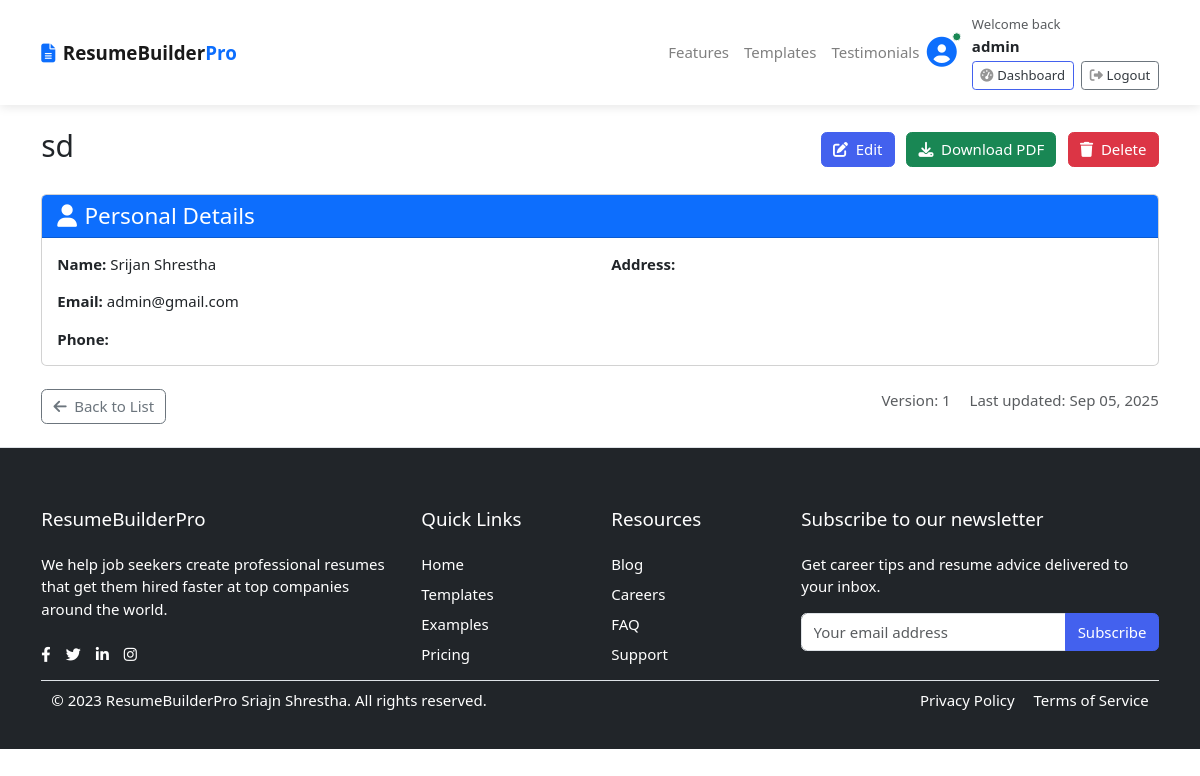
Page /resumes/10/ (signed in) on the committed database.
### accounts/models.py (models this page shows, shortened)
class Account(AbstractBaseUser, PermissionsMixin):
    first_name = models.CharField(max_length=50)
    last_name = models.CharField(max_length=50)
    username = models.CharField(max_length=50, unique=True)
    email = models.EmailField(max_length=50, unique=True)
    phone_number =  models.CharField(max_length=50)
    date_joined = models.DateTimeField(auto_now_add=True)
    last_login = models.DateTimeField(auto_now=True)
    is_admin = models.BooleanField(default=False)
    is_staff = models.BooleanField(default=False)
    is_active = models.BooleanField(default=False)
    is_superadmin = models.BooleanField(default=False)
    is_superuser = models.BooleanField(default=False)
    USERNAME_FIELD = 'email'
    REQUIRED_FIELDS = ['username', 'first_name', 'last_name']
    objects = MyAccountManager()

### resumes/models.py (models this page shows, shortened)
class Resume(models.Model):
    user = models.ForeignKey(settings.AUTH_USER_MODEL, on_delete=models.CASCADE)  # Change this line
    title = models.CharField(max_length=200)
    created_at = models.DateTimeField(auto_now_add=True)
    updated_at = models.DateTimeField(auto_now=True)
    is_default = models.BooleanField(default=False)
    version = models.PositiveIntegerField(default=1)
    previous_version = models.ForeignKey('self', on_delete=models.SET_NULL, null=True, blank=True)

class PersonalDetails(models.Model):
    resume = models.OneToOneField(Resume, on_delete=models.CASCADE, related_name='personal_details')
    full_name = models.CharField(max_length=100)
    email = models.EmailField()
    phone = models.CharField(max_length=20, blank=True)
    address = models.TextField(blank=True)
    linkedin = models.URLField(blank=True)
    website = models.URLField(blank=True)
    summary = models.TextField(blank=True)

### resumes/views.py (the view)
# urls.py: path('<int:resume_id>/', views.resume_detail, name='resume_detail'),
@login_required
def resume_detail(request, resume_id):
    resume = get_object_or_404(Resume, id=resume_id, user=request.user)
    return render(request, 'resumes/resume_detail.html', {'resume': resume})

### templates/resumes/resume_detail.html (shortened to what this page needs)
{% extends 'base.html' %}
{% block content %}
<div class="container py-4">
    <div class="row">
        <div class="col-12">
            <div class="d-flex justify-content-between align-items-center mb-4">
                <h2>{{ resume.title }}</h2>
                <div>
                    <a href="{% url 'resumes:resume_edit' resume.id %}" class="btn btn-primary me-2">
                        <i class="fas fa-edit me-1"></i> Edit
                    </a>
                    <a href="{% url 'resumes:resume_pdf' resume.id %}" class="btn btn-success me-2">
                        <i class="fas fa-download me-1"></i> Download PDF
                    </a>
                    <a href="{% url 'resumes:resume_delete' resume.id %}" class="btn btn-danger">
                        <i class="fas fa-trash me-1"></i> Delete
                    </a>
                </div>
            </div>
            <div class="card mb-4">
                <div class="card-header bg-primary text-white">
                    <h4 class="mb-0"><i class="fas fa-user me-2"></i>Personal Details</h4>
                </div>
                <div class="card-body">
                    <div class="row">
                        <div class="col-md-6">
                            <p><strong>Name:</strong> {{ resume.personal_details.full_name }}</p>
                            <p><strong>Email:</strong> {{ resume.personal_details.email }}</p>
                            <p><strong>Phone:</strong> {{ resume.personal_details.phone }}</p>
                        </div>
                        <div class="col-md-6">
                            <p><strong>Address:</strong> {{ resume.personal_details.address }}</p>
                        </div>
                    </div>
                </div>
            </div>
            <div class="d-flex justify-content-between mt-4">
                <a href="{% url 'resumes:resume_list' %}" class="btn btn-outline-secondary">
                    <i class="fas fa-arrow-left me-2"></i>Back to List
                </a>
                <div>
                    <span class="text-muted me-3">Version: {{ resume.version }}</span>
                    <span class="text-muted">Last updated: {{ resume.updated_at|date:"M d, Y" }}</span>
                </div>
            </div>
        </div>
    </div>
</div>
{% endblock %}

### templates/includes/navbar.html (shortened to what this page needs)
{% load static%}
<!DOCTYPE html>
<html lang="en">
<head>
    <link href="https://cdn.jsdelivr.net/npm/bootstrap@5.3.0/dist/css/bootstrap.min.css" rel="stylesheet">
    <link rel="stylesheet" href="https://cdnjs.cloudflare.com/ajax/libs/font-awesome/6.4.0/css/all.min.css">
</head>
<body>
    <nav class="navbar navbar-expand-lg navbar-light bg-white py-3 sticky-top">
        <div class="container">
            <a class="navbar-brand fw-bold" href="{% url 'home' %}">
                <i class="fas fa-file-alt me-2 text-primary"></i>ResumeBuilder<span class="text-primary">Pro</span>
            </a>
            <div class="collapse navbar-collapse" id="navbarNav">
                <ul class="navbar-nav ms-auto">
                    <li class="nav-item">
                        <a class="nav-link" href="#features">Features</a>
                    </li>
                    <li class="nav-item">
                        <a class="nav-link" href="#templates">Templates</a>
                    </li>
                    <li class="nav-item">
                        <a class="nav-link" href="#testimonials">Testimonials</a>
                    </li>
                </ul>
				{% if user.id is None %}
					<div class="widget-header">
    					<div class="d-flex align-items-center">
        					<div class="me-3">
            					<i class="fas fa-user-circle fa-2x text-muted"></i>
        					</div>
        					<div>
            					<small class="d-block text-muted">Welcome guest!</small>
            					<div class="btn-group btn-group-sm mt-1">
                					<a href="{% url 'login' %}" class="btn btn-outline-primary">Sign In</a>
                					<a href="{% url 'register' %}" class="btn btn-primary">Sign Up</a>
            					</div>
        					</div>
    					</div>
					</div>
				{% else %}
					<div class="widget-header">
    					<div class="d-flex align-items-center">
        					<div class="me-3 position-relative">
            					<i class="fas fa-user-circle fa-2x text-primary"></i>
            					<span class="position-absolute top-0 start-100 translate-middle p-1 bg-success border border-light rounded-circle">
            					</span>
        					</div>
        					<div>
            					<small class="d-block text-muted">Welcome back</small>
            					<strong class="d-block">{{ user.first_name }}</strong>
            					<div class="mt-1">
                					<a href="{% url 'resumes:resume_create' %}" class="btn btn-sm btn-outline-primary me-1">
                    					<i class="fas fa-tachometer-alt me-1"></i>Dashboard
                					</a>
                					<a href="{% url 'logout' %}" class="btn btn-sm btn-outline-secondary">
                    					<i class="fas fa-sign-out-alt me-1"></i>Logout
                					</a>
            					</div>
        					</div>
    					</div>
					</div>
				{% endif %}
            </div>
        </div>
    </nav>
</body>

### resume/static/css/ui.css (style rules this page uses)
html { font-family: "Inter", sans-serif; font-size: 15px; }
.bg-white { background-color: #fff; }
p:last-child { margin-bottom: 0; }
.widget-header { display: inline-block; vertical-align: middle; position: relative; }
.widget-header a { color: #343a40; }
.widget-header i { color: #969696; }

### resume/static/css/responsive.css (style rules this page uses)
:root { --primary: #4361ee; --secondary: #3a0ca3; --accent: #f72585; --light: #f8f9fa; --dark: #212529; --success: #4cc9f0; }
body { font-family: 'Segoe UI', Tahoma, Geneva, Verdana, sans-serif; color: var(--dark); overflow-x: hidden; }
.navbar { box-shadow: 0 2px 10px rgba(0,0,0,0.1); }
.btn-primary { background-color: var(--primary); border-color: var(--primary); }
.btn-outline-primary { color: var(--primary); border-color: var(--primary); }

### templates/includes/navbar.html (style rules this page uses)
:root { --primary: #4361ee; --secondary: #3a0ca3; --accent: #f72585; --light: #f8f9fa; --dark: #212529; --success: #4cc9f0; }
body { font-family: 'Segoe UI', Tahoma, Geneva, Verdana, sans-serif; color: var(--dark); overflow-x: hidden; }
.navbar { box-shadow: 0 2px 10px rgba(0,0,0,0.1); }
.btn-primary { background-color: var(--primary); border-color: var(--primary); }
.btn-outline-primary { color: var(--primary); border-color: var(--primary); }

### rows in the picture
Account: first_name "admin"
Resume: title "sd", personal_details.full_name "Srijan Shrestha", personal_details.email "admin@gmail.com", version "1", updated_at "Sep 05, 2025"
